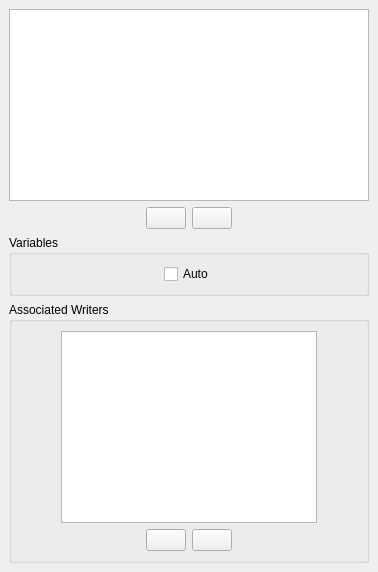
     <widget class="QWidget" name="tab_2">
      <attribute name="title">
       <string>Mesh</string>
      </attribute>
      <layout class="QGridLayout">
       <property name="leftMargin">
        <number>9</number>
       </property>
       <property name="topMargin">
        <number>9</number>
       </property>
       <property name="rightMargin">
        <number>9</number>
       </property>
       <property name="bottomMargin">
        <number>9</number>
       </property>
       <property name="spacing">
        <number>6</number>
       </property>
       <item row="0" column="0">
        <layout class="QVBoxLayout">
         <property name="spacing">
          <number>6</number>
         </property>
         <property name="leftMargin">
          <number>0</number>
         </property>
         <property name="topMargin">
          <number>0</number>
         </property>
         <property name="rightMargin">
          <number>0</number>
         </property>
         <property name="bottomMargin">
          <number>0</number>
         </property>
         <item>
          <widget class="QTableView" name="tableViewMesh">
           <property name="toolTip">
            <string>&lt;html&gt;&lt;head/&gt;&lt;body&gt;&lt;p&gt;&lt;span style=&quot; font-size:9pt;&quot;&gt;Select or create mesh parts and associate them with previously defined writers. A mesh part has the following properties:&lt;br/&gt;- &lt;/span&gt;&lt;span style=&quot; font-size:9pt; font-weight:600;&quot;&gt;Name&lt;/span&gt;&lt;span style=&quot; font-size:9pt;&quot;&gt;,&lt;br/&gt;- &lt;/span&gt;&lt;span style=&quot; font-size:9pt; font-weight:600;&quot;&gt;Id&lt;/span&gt;&lt;span style=&quot; font-size:9pt;&quot;&gt;: a negative id indicates that the mesh part cannot be destroyed, whereas a positive ID denotes a user mesh part.&lt;br/&gt;- &lt;/span&gt;&lt;span style=&quot; font-size:9pt; font-weight:600;&quot;&gt;Type&lt;/span&gt;&lt;span style=&quot; font-size:9pt;&quot;&gt;: cells, interior faces or boundary faces,&lt;br/&gt;- &lt;/span&gt;&lt;span style=&quot; font-size:9pt; font-weight:600;&quot;&gt;Selection criteria&lt;/span&gt;&lt;span style=&quot; font-size:9pt;&quot;&gt;: similar to the selection criteria of the boundary and volume conditions.&lt;/span&gt;&lt;/p&gt;&lt;/body&gt;&lt;/html&gt;</string>
           </property>
          </widget>
         </item>
         <item>
          <layout class="QHBoxLayout">
           <property name="spacing">
            <number>6</number>
           </property>
           <property name="leftMargin">
            <number>0</number>
           </property>
           <property name="topMargin">
            <number>0</number>
           </property>
           <property name="rightMargin">
            <number>0</number>
           </property>
           <property name="bottomMargin">
            <number>0</number>
           </property>
           <item>
            <spacer>
             <property name="orientation">
              <enum>Qt::Horizontal</enum>
             </property>
             <property name="sizeHint" stdset="0">
              <size>
               <width>40</width>
               <height>20</height>
              </size>
             </property>
            </spacer>
           </item>
           <item>
            <widget class="QPushButton" name="pushButtonAddMesh">
             <property name="toolTip">
              <string>&lt;html&gt;&lt;head/&gt;&lt;body&gt;&lt;p&gt;&lt;span style=&quot; font-size:9pt;&quot;&gt;Add a mesh part.&lt;/span&gt;&lt;/p&gt;&lt;/body&gt;&lt;/html&gt;</string>
             </property>
             <property name="text">
              <string/>
             </property>
             <property name="icon">
              <iconset resource="resources_pages.qrc">
               <normaloff>:/new/prefix1/data/icons/22x22/add.png</normaloff>:/new/prefix1/data/icons/22x22/add.png</iconset>
             </property>
            </widget>
           </item>
           <item>
            <widget class="QPushButton" name="pushButtonDeleteMesh">
             <property name="toolTip">
              <string>&lt;html&gt;&lt;head/&gt;&lt;body&gt;&lt;p&gt;&lt;span style=&quot; font-size:9pt;&quot;&gt;Remove the last added mesh part.&lt;/span&gt;&lt;/p&gt;&lt;/body&gt;&lt;/html&gt;</string>
             </property>
             <property name="text">
              <string/>
             </property>
             <property name="icon">
              <iconset resource="resources_pages.qrc">
               <normaloff>:/new/prefix1/data/icons/22x22/remove.png</normaloff>:/new/prefix1/data/icons/22x22/remove.png</iconset>
             </property>
            </widget>
           </item>
           <item>
            <spacer>
             <property name="orientation">
              <enum>Qt::Horizontal</enum>
             </property>
             <property name="sizeHint" stdset="0">
              <size>
               <width>40</width>
               <height>20</height>
              </size>
             </property>
            </spacer>
           </item>
          </layout>
         </item>
        </layout>
       </item>
       <item row="1" column="0">
        <widget class="QGroupBox" name="groupBoxVariable">
         <property name="toolTip">
          <string>&lt;html&gt;&lt;head/&gt;&lt;body&gt;&lt;p&gt;&lt;span style=&quot; font-size:9pt;&quot;&gt;This box has to be checked if no variable is associated in the  &lt;/span&gt;&lt;span style=&quot; font-size:9pt; font-style:italic;&quot;&gt;cs_user_postprocess_values &lt;/span&gt;&lt;span style=&quot; font-size:9pt;&quot;&gt;user-defined function&lt;/span&gt;&lt;/p&gt;&lt;p&gt;&lt;span style=&quot; font-size:9pt;&quot;&gt;- If the mesh part ID is negative, only the variables selected in the Volume solution control heading will be taken into account by the writer associated to the selected mesh part,&lt;/span&gt;&lt;/p&gt;&lt;p&gt;&lt;span style=&quot; font-size:9pt;&quot;&gt;- If the mesh part ID is positive, all variables are taken into account by the writer associated to the selected mesh part.&lt;/span&gt;&lt;/p&gt;&lt;/body&gt;&lt;/html&gt;</string>
         </property>
         <property name="title">
          <string>Variables</string>
         </property>
         <layout class="QGridLayout">
          <property name="leftMargin">
           <number>9</number>
          </property>
          <property name="topMargin">
           <number>9</number>
          </property>
          <property name="rightMargin">
           <number>9</number>
          </property>
          <property name="bottomMargin">
           <number>9</number>
          </property>
          <property name="spacing">
           <number>6</number>
          </property>
          <item row="0" column="2">
           <spacer>
            <property name="orientation">
             <enum>Qt::Horizontal</enum>
            </property>
            <property name="sizeHint" stdset="0">
             <size>
              <width>40</width>
              <height>20</height>
             </size>
            </property>
           </spacer>
          </item>
          <item row="0" column="0">
           <spacer>
            <property name="orientation">
             <enum>Qt::Horizontal</enum>
            </property>
            <property name="sizeHint" stdset="0">
             <size>
              <width>40</width>
              <height>20</height>
             </size>
            </property>
           </spacer>
          </item>
          <item row="0" column="1">
           <widget class="QCheckBox" name="checkBoxAllVariables">
            <property name="toolTip">
             <string>&lt;html&gt;&lt;head/&gt;&lt;body&gt;&lt;p&gt;&lt;span style=&quot; font-size:9pt;&quot;&gt;This box has to be checked if no variable is associated in the &lt;/span&gt;&lt;span style=&quot; font-size:9pt; font-style:italic;&quot;&gt;cs_user_postprocess_values &lt;/span&gt;&lt;span style=&quot; font-size:9pt;&quot;&gt;user-defined function&lt;/span&gt;&lt;/p&gt;&lt;p&gt;&lt;span style=&quot; font-size:9pt;&quot;&gt;- If the mesh part ID is negative, only the variables selected in the Volume solution control heading will be taken into account by the writer associated to the selected mesh part,&lt;/span&gt;&lt;/p&gt;&lt;p&gt;&lt;span style=&quot; font-size:9pt;&quot;&gt;- If the mesh part ID is positive, all variables are taken into account by the writer associated to the selected mesh part.&lt;/span&gt;&lt;/p&gt;&lt;/body&gt;&lt;/html&gt;</string>
            </property>
            <property name="text">
             <string>Auto</string>
            </property>
           </widget>
          </item>
         </layout>
        </widget>
       </item>
       <item row="2" column="0">
        <widget class="QGroupBox" name="groupBoxAssociatedWriter">
         <property name="toolTip">
          <string>&lt;html&gt;&lt;head/&gt;&lt;body&gt;&lt;p&gt;&lt;span style=&quot; font-size:9pt;&quot;&gt;Associate a mesh part with a previously defined writer. Double click on the line to choose a writer.&lt;/span&gt;&lt;/p&gt;&lt;/body&gt;&lt;/html&gt;</string>
         </property>
         <property name="title">
          <string>Associated Writers</string>
         </property>
         <layout class="QGridLayout">
          <property name="leftMargin">
           <number>9</number>
          </property>
          <property name="topMargin">
           <number>9</number>
          </property>
          <property name="rightMargin">
           <number>9</number>
          </property>
          <property name="bottomMargin">
           <number>9</number>
          </property>
          <property name="spacing">
           <number>6</number>
          </property>
          <item row="0" column="0">
           <layout class="QHBoxLayout">
            <property name="spacing">
             <number>6</number>
            </property>
            <property name="leftMargin">
             <number>0</number>
            </property>
            <property name="topMargin">
             <number>0</number>
            </property>
            <property name="rightMargin">
             <number>0</number>
            </property>
            <property name="bottomMargin">
             <number>0</number>
            </property>
            <item>
             <spacer>
              <property name="orientation">
               <enum>Qt::Horizontal</enum>
              </property>
              <property name="sizeHint" stdset="0">
               <size>
                <width>40</width>
                <height>20</height>
               </size>
              </property>
             </spacer>
            </item>
            <item>
             <widget class="QTableView" name="tableViewAssociatedWriter">
              <property name="toolTip">
               <string>&lt;html&gt;&lt;head/&gt;&lt;body&gt;&lt;p&gt;&lt;span style=&quot; font-size:9pt;&quot;&gt;Associate a mesh part with a previously defined writer. Double click on the line to choose a writer.&lt;/span&gt;&lt;/p&gt;&lt;/body&gt;&lt;/html&gt;</string>
              </property>
             </widget>
            </item>
            <item>
             <spacer>
              <property name="orientation">
               <enum>Qt::Horizontal</enum>
              </property>
              <property name="sizeHint" stdset="0">
               <size>
                <width>40</width>
                <height>20</height>
               </size>
              </property>
             </spacer>
            </item>
           </layout>
          </item>
          <item row="1" column="0">
           <layout class="QHBoxLayout">
            <property name="spacing">
             <number>6</number>
            </property>
            <property name="leftMargin">
             <number>0</number>
            </property>
            <property name="topMargin">
             <number>0</number>
            </property>
            <property name="rightMargin">
             <number>0</number>
            </property>
            <property name="bottomMargin">
             <number>0</number>
            </property>
            <item>
             <spacer>
              <property name="orientation">
               <enum>Qt::Horizontal</enum>
              </property>
              <property name="sizeHint" stdset="0">
               <size>
                <width>40</width>
                <height>20</height>
               </size>
              </property>
             </spacer>
            </item>
            <item>
             <widget class="QPushButton" name="pushButtonAddAssociatedWriter">
              <property name="toolTip">
               <string>&lt;html&gt;&lt;head/&gt;&lt;body&gt;&lt;p&gt;&lt;span style=&quot; font-size:9pt;&quot;&gt;Add a writer to associate to the selected mesh part.&lt;/span&gt;&lt;/p&gt;&lt;/body&gt;&lt;/html&gt;</string>
              </property>
              <property name="text">
               <string/>
              </property>
              <property name="icon">
               <iconset resource="resources_pages.qrc">
                <normaloff>:/new/prefix1/data/icons/22x22/add.png</normaloff>:/new/prefix1/data/icons/22x22/add.png</iconset>
              </property>
             </widget>
            </item>
            <item>
             <widget class="QPushButton" name="pushButtonDeleteAssociatedWriter">
              <property name="toolTip">
               <string>&lt;html&gt;&lt;head/&gt;&lt;body&gt;&lt;p&gt;&lt;span style=&quot; font-size:9pt;&quot;&gt;Remove the last added writer to associate to the selected mesh part.&lt;/span&gt;&lt;/p&gt;&lt;/body&gt;&lt;/html&gt;</string>
              </property>
              <property name="text">
               <string/>
              </property>
              <property name="icon">
               <iconset resource="resources_pages.qrc">
                <normaloff>:/new/prefix1/data/icons/22x22/remove.png</normaloff>:/new/prefix1/data/icons/22x22/remove.png</iconset>
              </property>
             </widget>
            </item>
            <item>
             <spacer>
              <property name="orientation">
               <enum>Qt::Horizontal</enum>
              </property>
              <property name="sizeHint" stdset="0">
               <size>
                <width>40</width>
                <height>20</height>
               </size>
              </property>
             </spacer>
            </item>
           </layout>
          </item>
         </layout>
        </widget>
       </item>
      </layout>
     </widget>
